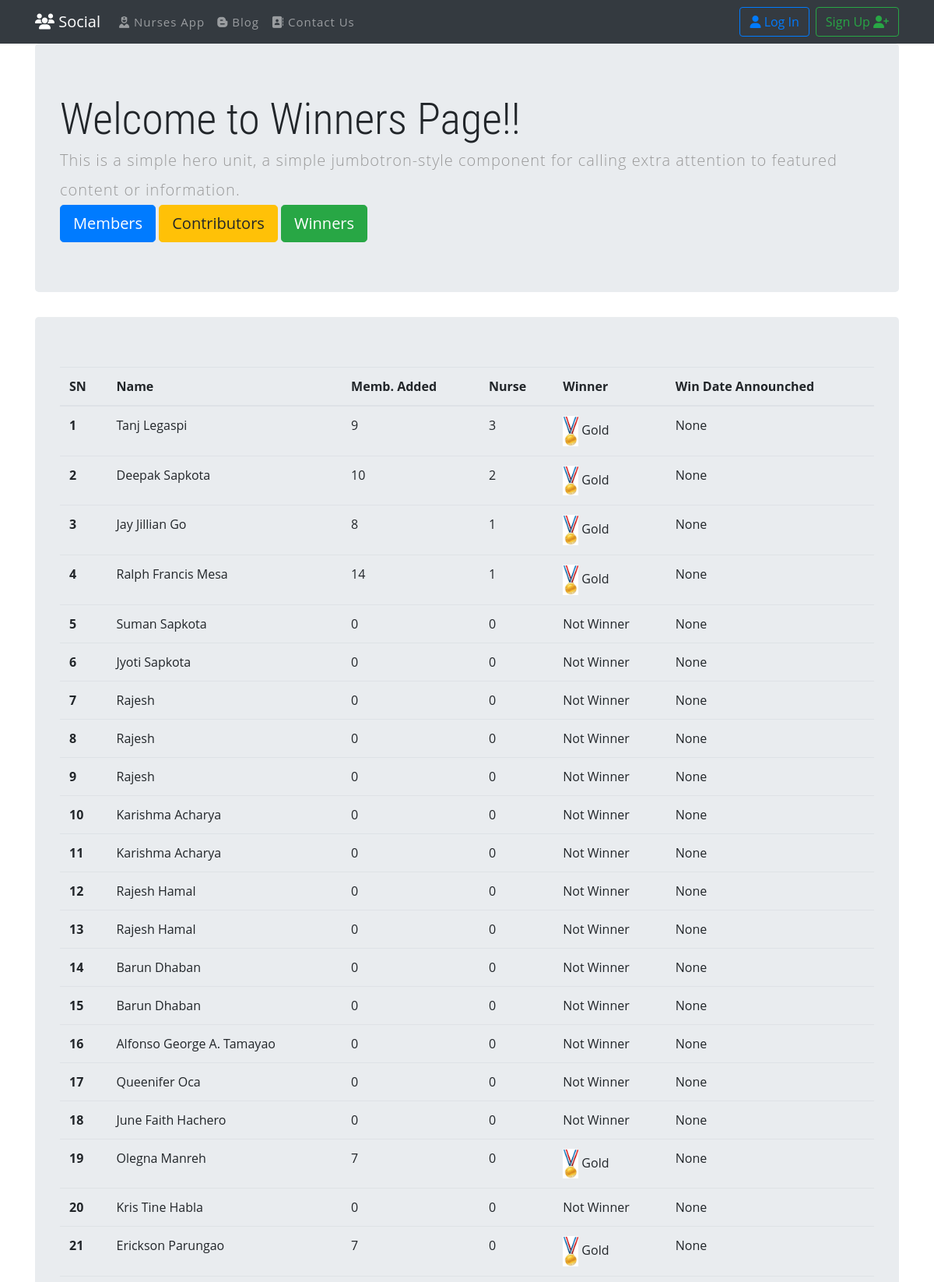
Page /nurses/winners/ (upper part) on the committed database.
### nursesApp/models.py (models this page shows, shortened)
class Contributor(models.Model):
    name = models.CharField(max_length=200,null=True,blank=True)
    t= models.IntegerField(null=True,blank=True,default=0)
    y = models.IntegerField(null=True,blank=True,default=0)
    n = models.IntegerField(null=True,blank=True,default=0)
    m = models.IntegerField(null=True,blank=True,default=0)
    u = models.IntegerField(null=True,blank=True,default=0)
    remarks = models.CharField(max_length=200,null=True,blank=True)
    win_date = models.DateField(null=True,blank=True)
    img = models.ImageField(upload_to='pics',null=True,blank=True)
    new = models.BooleanField(null=True,blank=True,default=False)
    email = models.EmailField(max_length=70,blank=True,null=True)

### nursesApp/views.py (the view)
# urls.py: path('winners/',views.WinnerView.as_view(),name='winners'),
class WinnerView(ListView):
    template_name = 'nursesApp/winners.html'
    context_object_name = 'winners'
    def get_queryset(self):
        return models.Contributor.objects.filter().order_by('-y')

### nursesApp/templates/nursesApp/winners.html
{% extends "base.html" %}
  {% load staticfiles %}
  {% block content %}<p></p>
  <div class="jumbotron">
    <h1 class="display-4">Welcome to Winners Page!!</h1>
    <p class="lead">This is a simple hero unit, a simple jumbotron-style component for calling extra attention to featured content or information.</p>
    <a class="btn btn-primary btn-lg" href="{% url 'nursesApp:members' %}" role="button">Members</a>
    <a class="btn btn-warning btn-lg" href="{% url 'nursesApp:contributors' %}" role="button">Contributors</a>
    <a class="btn btn-success btn-lg" href="{% url 'nursesApp:winners' %}" role="button">Winners</a>
  </div>
  <div class="jumbotron">
    <table class="table table-hover" id="myTable">
      <thead>
        <tr>
          <th scope="col">SN </th>
          <th scope="col">Name </th>
          <th scope="col">Memb. Added </th>
          <th scope="col">Nurse </th>
          <th scope="col">Winner </th>
          <th scope="col">Win Date Announched </th>
        </tr>
      </thead>
      <tbody>
        {% for contributor in winners %}
        <tr>
          <th scope="row">{{ forloop.counter }}</th>
          <td> {{contributor.name}}</td>
          <td> {{contributor.t }}</td>
          <td> {{contributor.y}}</td>
          <td>
            {% if contributor.t >= 3 %}
              <img src="{% static "images/gold.jpg" %}" width="20" alt="gold"/> Gold
            {% elif contributor.t == 2 %}
              <img src="{% static "images/silver.jpg" %}" width="20" alt="silver"/> Silver
            {% elif contributor.t == 1 %}
                <img src="{% static "images/bronze.jpg" %}" width="20" alt="bronze"/> Bronze
            {% else %}
              Not Winner
            {% endif %}
          </td>
          <td> {{contributor.win_date}} </td>
        </tr>
      {% endfor %}
      </tbody>
    </table>
  </div>
{% endblock %}

### static/simplesocial/css/mysheet.css (style rules this page uses)
body { padding: 0; margin: 0; background: #FFF; font-family: 'Open Sans', sans-serif; overflow-x: hidden; }
body a { -webkit-transition: 0.5s all; -moz-transition: 0.5s all; -o-transition: 0.5s all; -ms-transition: 0.5s all; transition: 0.5s all; text-decoration: none; }
h1, h2, h3, h4, h5, h6 { margin: 0; padding: 0; font-family: 'Roboto Condensed', sans-serif; }
p { margin: 0; padding: 0; font-family: 'Open Sans', sans-serif; font-size: 15px; letter-spacing: 1px; line-height: 1.9; color: #999; }

### rows in the picture
Contributor: name "Tanj Legaspi", t "9", y "3", win_date "None"
Contributor: name "Deepak Sapkota", t "10", y "2", win_date "None"
Contributor: name "Jay Jillian Go", t "8", y "1", win_date "None"
Contributor: name "Ralph Francis Mesa", t "14", y "1", win_date "None"
Contributor: name "Suman Sapkota", t "0", y "0", shows "Not Winner", win_date "None"
Contributor: name "Jyoti Sapkota", t "0", y "0", shows "Not Winner", win_date "None"
Contributor: name "Rajesh", t "0", y "0", shows "Not Winner", win_date "None"
Contributor: name "Rajesh", t "0", y "0", shows "Not Winner", win_date "None"
Contributor: name "Rajesh", t "0", y "0", shows "Not Winner", win_date "None"
Contributor: name "Karishma Acharya", t "0", y "0", shows "Not Winner", win_date "None"
Contributor: name "Karishma Acharya", t "0", y "0", shows "Not Winner", win_date "None"
Contributor: name "Rajesh Hamal", t "0", y "0", shows "Not Winner", win_date "None"
Contributor: name "Rajesh Hamal", t "0", y "0", shows "Not Winner", win_date "None"
Contributor: name "Barun Dhaban", t "0", y "0", shows "Not Winner", win_date "None"
Contributor: name "Barun Dhaban", t "0", y "0", shows "Not Winner", win_date "None"
Contributor: name "Alfonso George A. Tamayao", t "0", y "0", shows "Not Winner", win_date "None"
Contributor: name "Queenifer Oca", t "0", y "0", shows "Not Winner", win_date "None"
Contributor: name "June Faith Hachero", t "0", y "0", shows "Not Winner", win_date "None"
Contributor: name "Olegna Manreh", t "7", y "0", win_date "None"
Contributor: name "Kris Tine Habla", t "0", y "0", shows "Not Winner", win_date "None"
Contributor: name "Erickson Parungao", t "7", y "0", win_date "None"
